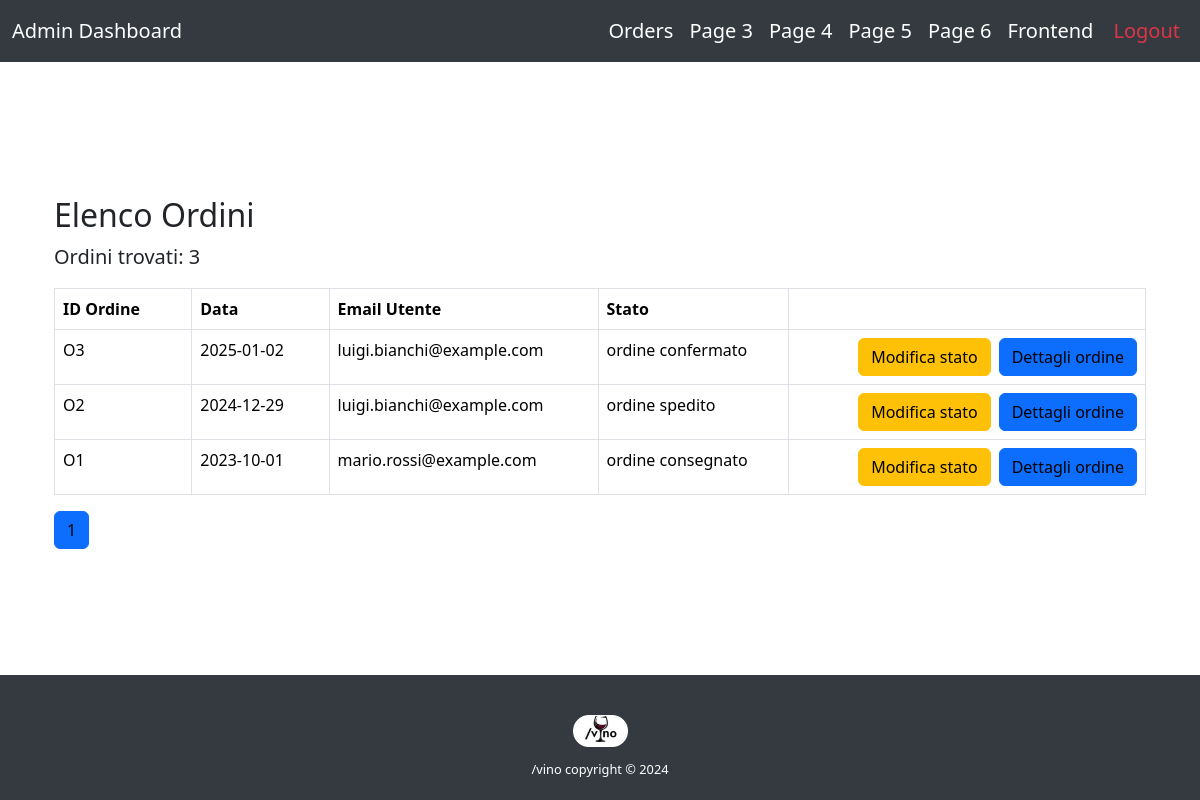
The page /OrderManager.php (signed in) on the database as committed earlier.
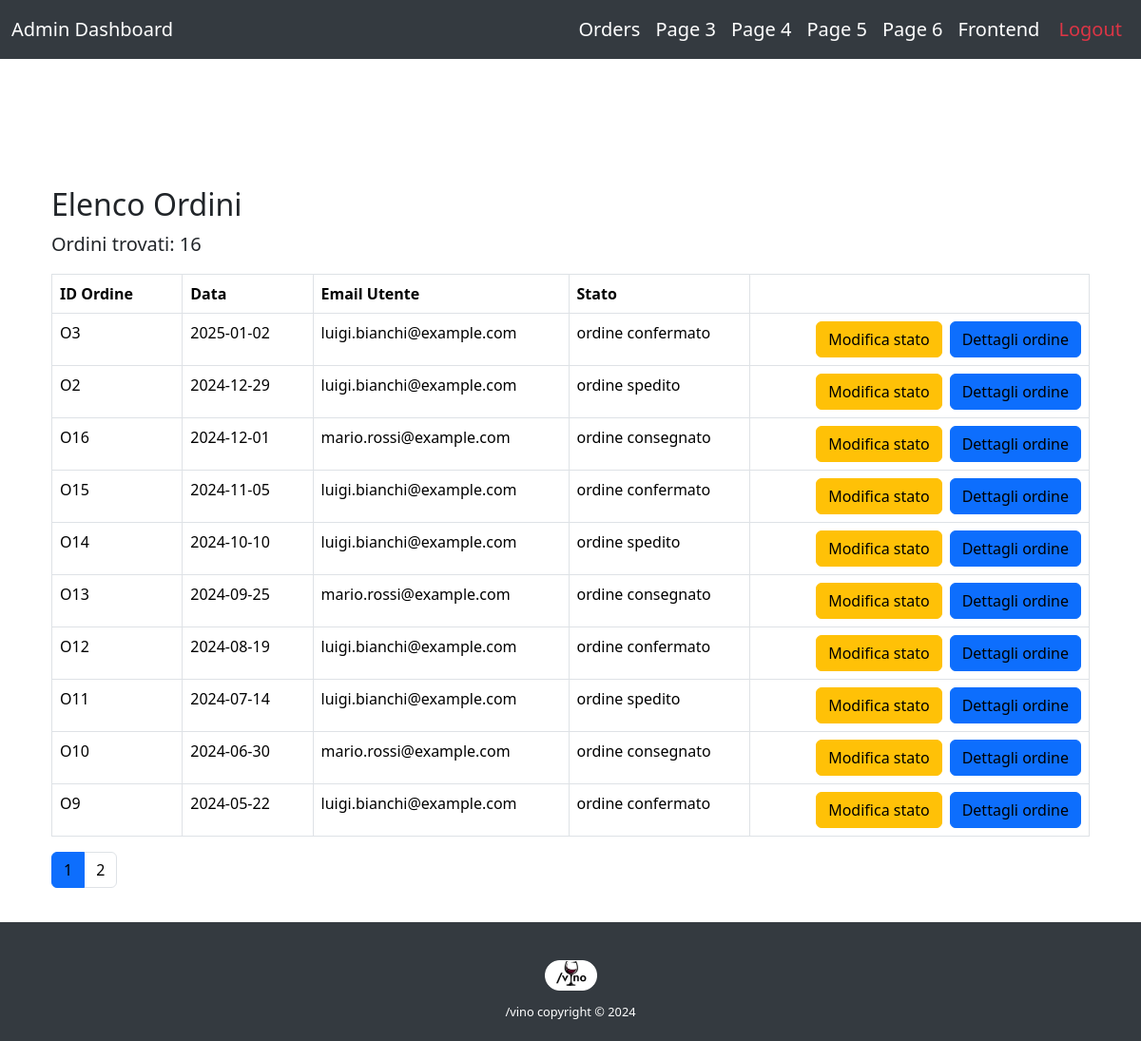
The same page on the database as committed later.
### tables this page shows
create table ORDINE (
     ID_Ordine varchar(10) not null,
     Data date not null,
     Stato numeric(1) not null,
     ID_Metodo varchar(10) not null,
     Email varchar(100) not null,
     ID_Indirizzo varchar(10) not null,
     primary key (ID_Ordine));

### OrderManager.php (called while the page is built, shortened)
<?php
require_once("bootstrapt.php");
require("template/base-operatore.php");
?>

### db/database.php (called while the page is built, shortened)
<?php
class VinoDatabase {
    private $pdo;
    public function __construct() {
        try {
            $this->pdo = new PDO("mysql:host=localhost;dbname=vino", "root", "");
            $this->pdo->setAttribute(PDO::ATTR_ERRMODE, PDO::ERRMODE_EXCEPTION);
        } catch (PDOException $e) {
            die("Connection failed: " . $e->getMessage());
        }
    }
    public function getOrdersPaginated($limit, $offset) {
            $sql = "
            SELECT *
            FROM ORDINE
            ORDER BY Data DESC
            LIMIT :limit OFFSET :offset
        ";
        $stmt = $this->pdo->prepare($sql);
        $stmt->bindValue(':limit',  (int)$limit,  PDO::PARAM_INT);
        $stmt->bindValue(':offset', (int)$offset, PDO::PARAM_INT);
        $stmt->execute();
        return $stmt->fetchAll(PDO::FETCH_ASSOC);
    }
    public function getTotalOrderCount() {
        $sql = "SELECT COUNT(*) AS total_orders FROM ORDINE";
        $stmt = $this->pdo->prepare($sql);
        $stmt->execute();
        return $stmt->fetchColumn();
    }
}
?>

### bootstrapt.php (called while the page is built, shortened)
<?php
require_once("db/database.php");
$db = new VinoDatabase();
?>

### template/orderManager-template.php (the view, shortened to what this page needs)
<?php
$page = isset($_GET['page']) ? (int)$_GET['page'] : 1;
$perPage = 10;
$offset = ($page - 1) * $perPage;
$totalOrders = $db->getTotalOrderCount();
$totalPages = ceil($totalOrders / $perPage);
$ordini = $db->getOrdersPaginated($perPage, $offset);
?>
<div class="container">
  <h2 class="mt-3">Elenco Ordini</h2>
  <?php if ($totalOrders > 0): ?>
    <p>Ordini trovati: <?php echo $totalOrders; ?></p>
    <div class="table-responsive">
      <table class="table table-bordered" id="order-table">
        <thead>
          <tr>
            <th style="width: 15ch;">ID Ordine</th>
            <th style="width: 15ch;">Data</th>
            <th>Email Utente</th>
            <th>Stato</th>
            <th></th>
          </tr>
        </thead>
        <tbody>
          <?php foreach ($ordini as $ordine): ?>
            <?php
              switch ($ordine['Stato']) {
                case '0':
                  $statoTesto = "ordine confermato";
                  break;
                case '1':
                  $statoTesto = "ordine spedito";
                  break;
                case '2':
                  $statoTesto = "ordine consegnato";
                  break;
              }
            ?>
            <tr id="ordine-<?php echo htmlspecialchars($ordine['ID_Ordine']); ?>">
              <td><?php echo htmlspecialchars($ordine['ID_Ordine']); ?></td>
              <td><?php echo htmlspecialchars($ordine['Data']); ?></td>
              <td><?php echo htmlspecialchars($ordine['Email']); ?></td>
              <td class="stato-ordine"><?php echo htmlspecialchars($statoTesto); ?></td>
              <td class="text-end">
                <div class="d-inline-flex gap-2">
                  <button class="btn btn-warning btn-cambia-stato" data-id="<?php echo htmlspecialchars($ordine['ID_Ordine']); ?>">
                    Modifica stato
                  </button>
                  <a href="orderdetailsadmin.php?id=<?php echo urlencode($ordine['ID_Ordine']); ?>" class="btn btn-primary">
                    Dettagli ordine
                  </a>
                </div>
              </td>
            </tr>
          <?php endforeach; ?>
        </tbody>
      </table>
    </div>
    <nav>
      <ul class="pagination">
        <?php for ($i = 1; $i <= $totalPages; $i++): ?>
          <?php $active = ($i === $page) ? 'active' : ''; ?>
          <li class="page-item <?php echo $active; ?>">
            <a class="page-link" href="?page=<?php echo $i; ?>">
              <?php echo $i; ?>
            </a>
          </li>
        <?php endfor; ?>
      </ul>
    </nav>
  <?php else: ?>
    <p>Nessun ordine presente.</p>
  <?php endif; ?>
</div>

### template/base-operatore.php (shortened to what this page needs)
<!DOCTYPE html>
<html lang="<?php $linguaAttuale ?>">
  <head>
    <link rel="stylesheet" href="css/style.css" />
    <link rel="stylesheet" href="https://cdn.jsdelivr.net/npm/bootstrap-icons/font/bootstrap-icons.css" />
    <link href="https://cdn.jsdelivr.net/npm/bootstrap@5.3.3/dist/css/bootstrap.min.css" rel="stylesheet" />
  </head>
  <body class="d-flex flex-column min-vh-100">
    <header class="fixed-top">
      <nav class="navbar navbar-expand-lg" style="background-color: #343a40;">
        <div class="container-fluid">
          <a class="navbar-brand text-white" href="#">Admin Dashboard</a>
          <div class="collapse navbar-collapse" id="navbarNav">
            <ul class="navbar-nav ms-auto">
              <li class="nav-item">
                <a class="nav-link text-white" href="OrderManager.php">Orders</a>
              </li>
              <li class="nav-item">
                <a class="nav-link text-white" href="page3.php">Page 3</a>
              </li>
              <li class="nav-item">
                <a class="nav-link text-white" href="page4.php">Page 4</a>
              </li>
              <li class="nav-item">
                <a class="nav-link text-white" href="page5.php">Page 5</a>
              </li>
              <li class="nav-item">
                <a class="nav-link text-white" href="page6.php">Page 6</a>
              </li>
              <li class="nav-item">
                <a class="nav-link text-white" href="index.php">Frontend</a>
              </li>
              <li class="nav-item">
                <a class="nav-link text-danger" href="logout.php">Logout</a>
              </li>
            </ul>
          </div>
        </div>
      </nav>
    </header>
    <main class="flex-grow-1">
      <div class="container">
        <?php require($templateParams["nome"]); ?>
      </div>
    </main>
    <footer class="text-white py-4 custom-footer mt-auto" style="background-color: #343a40;">
      <div class="container">
        <div class="row text-center mt-3">
          <div class="col">
            <img src="resources/img/logoWeb.png" alt="Logo" class="img-fluid logo-footer" />
            <p class="mt-2">/vino copyright © 2024</p>
          </div>
        </div>
      </div>
    </footer>
  </body>
</html>

### css/style.css (style rules this page uses)
body { margin: 0; padding: 0; width: 100%; height: 100%; }
a { text-decoration: none !important; color: #000 !important; }
.text-danger { margin-left: 4px; }
footer { background-color: #54072a; color: white; padding: 20px 15px; font-size: 0.5rem; line-height: 1; }
footer .row { display: flex; justify-content: space-around; flex-wrap: wrap; }
footer p { font-size: 0.8rem; margin: 0; }
.logo-footer { width: 55px; margin-bottom: 8px; }
.navbar { background-color: #fff; }
main { margin-top: 135px; margin-bottom: 20px; }
@media (min-width: 993px) { .navbar { background-color: #54072a; } }
@media (min-width: 993px) { .navbar .container-fluid { display: flex; align-items: center; justify-content: space-between; } }
@media (min-width: 993px) { main { margin-top: 180px; margin-bottom: 20px; } }
@media (min-width: 993px) { p, ul > li { font-size: 1.25rem; } }

Rows that differ between the two databases and show on the page:
no longer on this page (row unchanged): ordine: ID_Ordine "O1", Data "2023-10-01", Email "mario.rossi@example.com", Stato "ordine consegnato"
added ordine: ID_Ordine "O16", Data "2024-12-01", Email "mario.rossi@example.com", Stato "ordine consegnato"
added ordine: ID_Ordine "O15", Data "2024-11-05", Email "luigi.bianchi@example.com", Stato "ordine confermato"
added ordine: ID_Ordine "O14", Data "2024-10-10", Email "luigi.bianchi@example.com", Stato "ordine spedito"
added ordine: ID_Ordine "O13", Data "2024-09-25", Email "mario.rossi@example.com", Stato "ordine consegnato"
added ordine: ID_Ordine "O12", Data "2024-08-19", Email "luigi.bianchi@example.com", Stato "ordine confermato"
added ordine: ID_Ordine "O11", Data "2024-07-14", Email "luigi.bianchi@example.com", Stato "ordine spedito"
added ordine: ID_Ordine "O10", Data "2024-06-30", Email "mario.rossi@example.com", Stato "ordine consegnato"
added ordine: ID_Ordine "O9", Data "2024-05-22", Email "luigi.bianchi@example.com", Stato "ordine confermato"
Other text that changed with them:
$totalOrders: "3" → "16"
new list line: "2"
